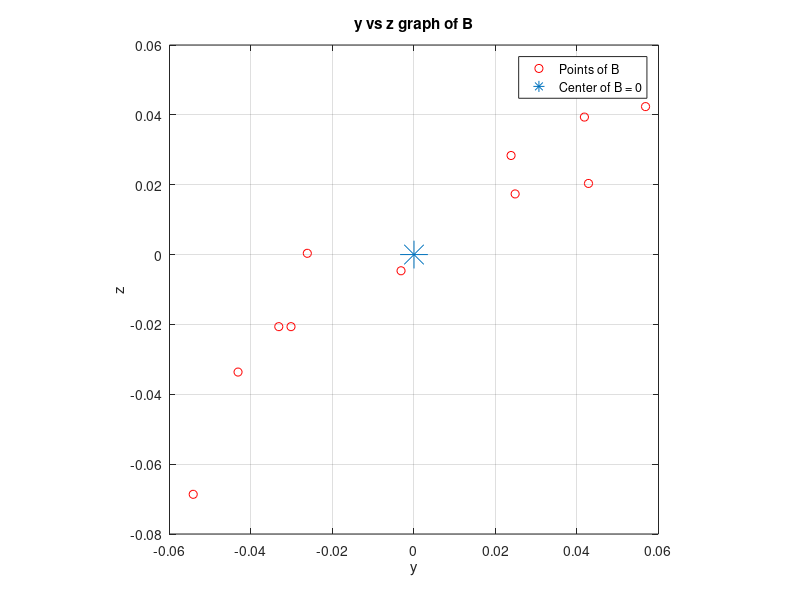

Here is the MATLAB script that generated this plot: (Note: this script raises an error after producing the figure.)
%% Applications to Image Processing and Statistics
% This script will cover some basic applications of multivariate data,
% particularly in Statistics and Image Processing.
% 
% Hyuk Jin Kwon, hyukjink@sfu.ca
% 
% April 11, 2013
% 
%% Introduction
% Say that we are studying a data set where for one object, we have 
% multiple observations (variables). For example, let's say we are 
% conducting a study on the age, height and weight of students at SFU. 
% Then each individual will have 3 seperate pieces of information in the
% form of 3 variables. Data sets such as these are generally called
% *multivariate data* .
% 
% Consider this data set:
% 
% Ex. Self-reported Obesity in Canada of provinces in years 2003,
% 2005, and 2007 arranged into column vectors in chronological order.
% 
% (Data: Public Health Agency of Canada
% http://www.phac-aspc.gc.ca/publicat/2009/oc/index-eng.php. fig. 2)
% 
% Then we have 3 variables: 1 for provincial self reported obesity in 2003,
% 1 for obesity in 2005, and 1 for 2007.
% 
% *Note:* We have 10 provinces and the data for all of Canada. For simplicity,
% we will use Canada as an 11th province. Assume that all provinces
% share the same population and values given for each entry are weighed
% equally. 
% 
% Then, define the 3 x 11 matrix A where the rows represent the years (variables)
% and the columns represent self reported obesity for a province (variable
% data for an individual). To visualize, imagine our matrix is the table:
% Years vs. Province, where entries indicate self-reported obesity.
% 
% *Note*: The order in which we place our variables to our 
% rows does not matter, but is generally done in an intuitive manner. 
% We will use chronological order so that row 1 = 2003, row 2 = 2005 and
% row 3 = 2007.
% 
% A is called our matrix of observations or, our *observation matrix* . 
% Similarly, the columns of A are called *observation vectors*.

p = 3;      %Number of observations per province
n = 11;     %Number of observation vectors
Canada = [0.154; 0.158; 0.171];
BC = [0.12; 0.134; 0.123];
AB = [0.159; 0.162; 0.192];
SK = [0.205; 0.212; 0.22];
MB = [0.188; 0.185; 0.187];
ONT = [0.154; 0.155; 0.171];
QUE = [0.142; 0.145; 0.158];
NB = [0.207; 0.231; 0.212];
NS = [0.206; 0.213; 0.209];
PEI = [0.215; 0.23; 0.231];
NF = [0.206; 0.245; 0.234];

A = [Canada, BC, AB, SK, MB, ONT, QUE, NB, NS, PEI, NF]

%% Sample Mean
% We will begin by taking a look at some basic applications to Statistics
% in order to illustrate our future points.
%  
% Let [X1, X2, ..., Xn] be a p x n observation matrix, where Xi is a p x 1
% observation vector for i=1:n
% 
% The *sample mean* M of our observation vectors is given by:
% 
% M = 1/n * (X1 + X2 + ... + Xn). 
% 
% Geometrically, the sample mean is the "center" of our plot of points in
% our euclidean space.

M = (1/n * sum(A'))'       %Average of reported obesity of provinces

%% Mean-Deviation Form
% In some applications, it is important that our data is "centered".
% Matrices with this quality are said to be in *mean-deviation form*. Using
% the sample mean, we can do this quite easily without losing
% information.
% 
% Formally, let B define the mean-deviated form of A. Then the mean-deviation
% form of A is the matrix B, where the columns
% of B are defined as:
% 
% B(:,i) = A(:,i) - M

B = zeros(p, n);
for i=1:n
B(:,i) = A(:,i)-M;
end;
B

%%
% Here are some 2D plots which may illustate this:

plot(B(1,:), B(2,:), 'ro'), grid on, axis square;
hold on;
h = plot(0,0, '*', 'MarkerSize', 20);
xlabel('x')
ylabel('y')
legend('Points of B', 'Center of B = 0')
title ('x vs y graph of B')
hold off
%%
plot(B(1,:), B(3,:), 'ro'), grid on, axis square;
hold on;
h = plot(0,0, '*', 'MarkerSize', 20);
xlabel('x')
ylabel('z')
legend('Points of B', 'Center of B = 0')
title ('x vs z graph of B')
hold off
%%
plot(B(2,:), B(3,:), 'ro'), grid on, axis square;
hold on;
h = plot(0,0, '*', 'MarkerSize', 20);
xlabel('y')
ylabel('z')
legend('Points of B', 'Center of B = 0')
title ('y vs z graph of B')
hold off
%%
% One result of the mean-deviation form that we will use later is the fact
% that the sum of the column vectors equal the 0 vector. This is easily
% proven by plugging in the definition of the sample mean into the
% definition of the mean-deviation form:
% 
% sum(column vectors of B) = sum(column vectors of A) - n*M = sum(column
% vectors of A) - n/n * sum(colum vectors of A) = 0.
%% Covariance Matrix
% We can now define a matrix that yields a lot of statistical information
% on our data. This matrix is called our *(Sample) Covariance Matrix*.
% To begin, let's define some terms.
% 
% Definition: *Covariance* is a measure of how much 2 random variables change
% together. Positive covariance is an indicator of similar behaviour, 
% negative covariance is an indicator of opposite behaviour. Magnitude
% shows the strength of the relationship. 
% 
% (See: Wikipedia: http://en.wikipedia.org/wiki/Covariance)
% 
% The covariance matrix S is a p x p matrix defined as: 
% 
% S = 1/(n-1) * B * B'
% 
% Where B' is the transpose of B.
% 
% In MATLAB, the covariance matrix can be found using the cov() command.
% *Note*: cov() uses rows as the objects and columns as the data of objects.
% We have defined it otherwise: columns as objects and rows as object data.
% 
S = 1/(n-1)*B*B'        %Covariance Matrix
S2 = cov(B')            %MATLAB definition (must use transpose)
% 
% The covariance between two entries in a column of A (say, A(i,k) and
% A(j,k)) is given by S(i,j), and due to symmetry, S(j,i). 
% 
% *Note*: S is always symmetric, as it is derived from B*B'.

Covar_1_2 = S(1,2)      %Covariance of row 1 & 2
std1 = std(A(1,:));     %Standard deviations of row 1 & 2
std2 = std(A(2,:));

%%
% If covariance between 2 variables is 0, the two variables are said to be
% *uncorrelated*. In our use of principal component analysis, we will see
% that uncorrelated data is much easier to handle.
% 
% (See: http://mathworld.wolfram.com/Covariance.html) 

Covar_1_2 = S(1,2)      %Covariance of row 1 & 2
std1 = std(A(1,:));     %Standard deviations of row 1 & 2
std2 = std(A(2,:));

Corr_1_2 = Covar_1_2/(std1*std2)    %Correlation of row 1 & 2
%%
% As you would expect, correlation for this data set is very high.
%
% Let's look at 1 final definition before moving on:
% 
% Define: The *variance* is a measure of how far apart a set of numbers is
% spread out. A higher magnitude indicates that the set of numbers is
% further apart.
% 
% (See: http://en.wikipedia.org/wiki/Variance)
% 
% The variance of a variable is given by the diagonal of our covariance 
% matrix S. That is, the variance of A(i,:) is the diagonal entry S(i,i).

Var = zeros(p, 1);      %Variance of rows
for i = 1:p
Var(i,1) = S(i,i);
end;
Var

%% Total(Explained) Variance
% The upcoming concepts are often used in statistics to seperate relevant
% and irrelevant data. We will approach it in more of a
% mathematical sense, but later in the demonstration you will see the
% connection. Because it is noteworthy, here is some information that will
% help you see our problem in the way a statistician would.
% 
% *Total variance* is defined as the sum of all variances of the variables
% considered in our study. In this case, this would be the sum of the
% diagonal entries of S.
% 
% In most studies there are can be numerous reasons as to why our data is
% what it is, including situations where some variables affect the study
% more than others. One way to measure a variable's influence on the data is to
% find the proportion of the total variance that is cause by the variable.
% We will see how this topic is related 
% to our purposes later, but for now, we can just accept the definition of total 
% variance as given above.
% 
% (See:
% http://onlinestatbook.com/2/effect_size/variance_explained.html)

Total_Var = sum(Var)        %Total Variance
%%
% We will now continue to the main concept of this demonstration.

%% Introduction to Principal Component Analysis
% Given any p x p matrix that is in mean-deviation form, we can carry out
% the process known as *principal component analysis (PCA)*. The goal of 
% PCA is to simplify our multivariate data in a way that is more manageable
% without losing a lot of data. To do so, we will "compress" our 
% information down to one variable instead of the multiple we started with. 
% 
% To begin, we first need to find an orthogonal p x p matrix P with the 
% following properties:
% 
% *1.* P = [U1, U2, ..., Up], where Ui, 1<=i<=p are column vectors of length
% p
% 
% *2.* P determines the change of variable Xi = P*Yi for 1<=i<=n where Xi is
% a column of a matrix A (already in mean-deviation form).
% 
% *3.* The variables Yi, 1<=i<=n are uncorrelated (or weakly correlated).
% 
% *4.* Yi, 1<=i<=n are arranged in order of decreasing variance from left to
% right into a matrix R.
%  
% The goal of P is to create a "translation" from X to Y. Think of the
% matrix P as a way to view X in another way for now.
% 
% *Note*: For R = [Y1, Y2, ..., Yn] in property 4, R is also in mean-deviation form.
% 
% *Proof:*
w = ones(n,1);
% B = [X1, X2, ...,Xn], B*w = the zero vector, as sum(B(i,:)) = 0 for
% 1<=i<=n.
% 
% (Recall B is in mean-deviation form, thus sum(columns of B) = 0 )
Proof1 = B*w        %Near 0 due to round off error.
%% 
% It follows that since B*w is the 0 vector, B must be centered. Thus B is
% in mean-deviation form.
% 
% *End Proof*
% 
% Properties 1 and 2 quite easy to satisfy and require no explanation. However,
% properties 3 and 4 are not as obvious and require our attention. 
% 
% To fufill property 3, we are looking to make a matrix R = [Y1, Y2, ..., Yn]
% such that for  Q = cov(R'), Q is diagonally dominant and the entries 
% off the diagonal are 0 or much smaller than the diagonal entries. To reach this goal, we
% first have to define some corollary information.
% 
% By using the orthogonal nature of P and property 2,
% 
% *Q = (P')*S*P* , where S is the covariance matrix of A = [X1, X2, ..., Xn].
%
% *Proof*
% 
% For  R = [Y1, Y2, ..., Yn] (a mean-deviation form matrix),
% 
% Consider that Q = cov(R') and Yi = (P') * Xi.   Then
% 
% Q = 1/(n-1) * R * R'   and by expanding R,
% 
% Q = 1/(n-1) * ((P') * [X1, X2, ..., Xn]) * ((P') * [X1, X2, ...,Xn])'   so
% 
% Q = (P') * (1/(n-1) * [X1, X2, ..., Xn] * ([X1, X2, ...,Xn]') * P)  = (P') * S
%  * P,   as desired.
% 
% *End Proof*
% 
% To finalize our process to ensure property 3, we need to look at a topic
% called *PDP factorization (Eigen Decomposition)*.
%% PDP Factorization (Eigen Decomposition) in Principal Component Analysis
% While PDP factorization is vital to our process we will only
% explain it briefly to keep focus in the demonstation.
% 
% (See: http://mathworld.wolfram.com/EigenDecomposition.html)
% 
% In general,
% 
% PDP factorization states that given a square matrix S, we can decompose
% it into 3 seperate matrices: P * D * P', where:
% 
% P is a matrix such that the column vectors of P are the unit eigenvectors of S, and 
% 
% D is a matrix such that the diagonal entries are filled with the
% eigenvalues of S in decreasing order and all other entries are 0.
% 
% If we use PDP factorization on the matrix S, we can get:
% 
% S = P * D * P'.    By playing with this we get:
% 
% D = (P') * S * P.  
% 
% To find Q = cov(R') as stated above, we can now let D = Q, so that we have 
% 
% Q = D = (P') * S * P 
% 
% Because Q = D is a matrix of diagonals, Q is diagonally dominant and thus
% we can ensure that Yi, 1<=i<=n are weakly correlated! Property 3 is finally satisfied.
% 
% Furthermore, recall that in PDP factorization, D is a matrix of
% eigenvalues in sorted order. So, we have also satisfied property 4.
% 
% Now we know exactly what our P is and we can begin our interpretations. 
% 
% The unit eigenvectors of S (or columns of P) are considered the
% *principal components* of the data, and the *ith principal component* of the
% data is the ith largest unit eigenvector. We have effectively 
% found a way to "rank" the importance of our data using the size of the 
% unit eigenvectors. 
% 
% In other words,
% *we can order the amount of influence each variable has on the entire data
% set.* 
% 
% Here is an illustration:

[V, D] = eig(S)                     %Eigenvectors V and Eigenvalues D
E = diag(D);                        %Diagonalize D for sorting
[Ssrt, ii] = sort(E, 'descend');    %Obtain indexes of D in descending order ii
P = V(:, ii(:,1))                   %Sort Eigenvectors according to ii into P
Y = P'                              %Rows are principal Components of A
PC1 = Y(1,:)                        %First Principle Component


%% Outcomes of Principal Component Analysis
% While we have managed to rank our data in terms of importance, we have
% yet to actually simplify it! Suppose that a portion of data is
% extremely important, and encompasses a large percentage of the data.
% Then, we can represent the entire data fairly well using only 1 portion!
% 
% *Note*:
% We stated earlier that uncorrelated data will make PCA easier.
% This is true because uncorrelated data will yield a more diagonally
% dominant covariance matrix. That is, it provides us with larger and more
% distinct eigenvalues to work with. We generally wish to see 1 eigenvalue
% be much larger than the others.
% 
% The analogy is simple: find the 1 or few portions of our data that have 
% the largest variance that represent the largest part of the data. 
% Remember that we found variances to be the eigenvalues of S, stored in D.
% It follows that the proportion of variance due to a variable is
% indicative of the proportion of data represented by the variable. This is the concept
% eluded to in the above section _Total (Explained) Variance_. 
% 
% Consider First principal Component of A
PC1 = Y(1,:)
% Y(1,1) is the chunk of 2003 data that is most "important", and similarly,
% Y(1,2) of the 2005 data, and Y(1,3) of the 2007 data. 
PC1_portion = Ssrt(1)/sum(Ssrt)
% largest eigenvalue/sum(all eigenvales)
clear all;
%%
% We can see from this that by using only the first principal component, we
% still manage to represent *96.53% of the total data*! It should be clear by now that for
% many applications PCA offers a very valuable method of extracting the
% most valuable parts of a data set. In this case, we would be able to
% represent 96.53% of the data using 1 number per province, instead of 3
% years worth of data. 
%% An Application of PCA: Image Processing
% In the next example, we will show how useful principal component
% analysis can be in image processing.
% 
% Consider this 375 x 375 image of our colourful friend:
Image = imread('cham1.jpg', 'jpg');
Imagesize = size(Image)
imshow(Image);
%%
% Say that we wish to extract a more boring, black & white version of our
% chameleon. We can represent the 3 colour bands red, green, and blue as
% seperate rows of a matrix A, where the signal strengths for each of the
% ith pixel is stored in the ith column of A.
% 
% *Note*: In MATLAB, imread() stores our image into the 3 RGB spectral bands,
% creating a 375 x 375 x 3 matrix, where each 375 x 375 dimension holds the
% signal strength for red, green, or blue. For our purposes, we will
% begin by re-organizing our data by first splitting our spectral bands. 
% 
% (For more information, enter "doc imread" in the MATLAB terminal)

Red = Image(:, :, 1);
Green = Image(:,:,2);
Blue = Image(:,:,3);
%%
% Here is the grayscale image depicting the signal strength of the red
% spectrum:
imshow(Red);
%%
% Here is the same for the green spectrum:
imshow(Green);
%%
% And finally, the blue spectrum
imshow(Blue);
%%
% As you may have noticed, our friend is recognizable in each picture. 
% This means that we have sufficient information regarding his good looks in each
% spectrum! 
% 
% Unfortunately we only need 1 picture that is in black and white. We
% could store all 3 of the above, but for the sake of convenience and size,
% we should shed some redundant data and create 1 ideal photo.
% 
% While it would be simpler to just extract a signal spectrum as a
% grayscale image, we have seen that they are not necessarily the best
% representations of all the data. For instance, say we are dealing with
% infrared or thermal spectrums as well. Then this clearly would not work!
% 
% Let's apply PCA to find the 1 ideal photo:

% Reshape our spectrums into row vectors
Red2 = reshape(Red', 1, []);
Green2 = reshape(Green', 1, []);
Blue2 = reshape(Blue', 1, []);
% Store as a 3 x 140625 matrix A of doubles
A = [double(Red2); double(Green2); double(Blue2)];
% Dimensions of A
n = length(Red2);
p = 3;
% Mean of A
M = (1/n * sum(A'))';
% Mean-Deviation form B
B = zeros(p, n);
for i=1:n
B(:,i) = A(:,i)-M;
end;
% Covariance Matrix S
S = cov(B');
% Find matrix P and resulting matrix Y
[V, D] = eig(S);                    %Eigenvectors V and Eigenvalues D
E = diag(D);                        %Diagonalize D for sorting
[Ssrt, ii] = sort(E, 'descend');    %Obtain indexes of D in descending order ii
P = V(:, ii(:,1));                  %Sort Eigenvectors according to ii into P
Y = P'
%%
% We can now visualize what we have done. Notice our friend's handsome good
% looks are clear as crystal!

% First Principal Component
PC1_image = uint8(zeros(sqrt(n),sqrt(n),1));
PC1_image(:,:,1) = Y(1,1)*Red + Y(1,2)*Green + Y(1,3)*Blue;
imshow(PC1_image)

%%
% Now a look at our second principal component image:

% Second Principal Component
PC2_image = uint8(zeros(sqrt(n),sqrt(n),1));
PC2_image(:,:,1) = Y(2,1)*Red + Y(2,2)*Green + Y(2,3)*Blue;
imshow(PC2_image)

%%
% Our third principal component image:

% Third Principal Component
PC3_image = uint8(zeros(sqrt(n),sqrt(n),1));
PC3_image(:,:,1) = Y(3,1)*Red + Y(3,2)*Green + Y(3,3)*Blue;
imshow(PC3_image)
%%
% It is important to note that all three pictures above represent mutally
% exclusive parts of the data. PC1_image shows almost all of the desired
% information, while PC2_image and PC3_image show information we have "left
% over" that we may consider undesirable. 
% 
% Principal component analysis gives us the ability to extract what we need without
% carrying excess data. Note that in our example, we managed to convert a
% 375 x 375 x 3 matrix into a single 375 x 375 x 1 matrix; reducing our
% size by a factor of 3. 
